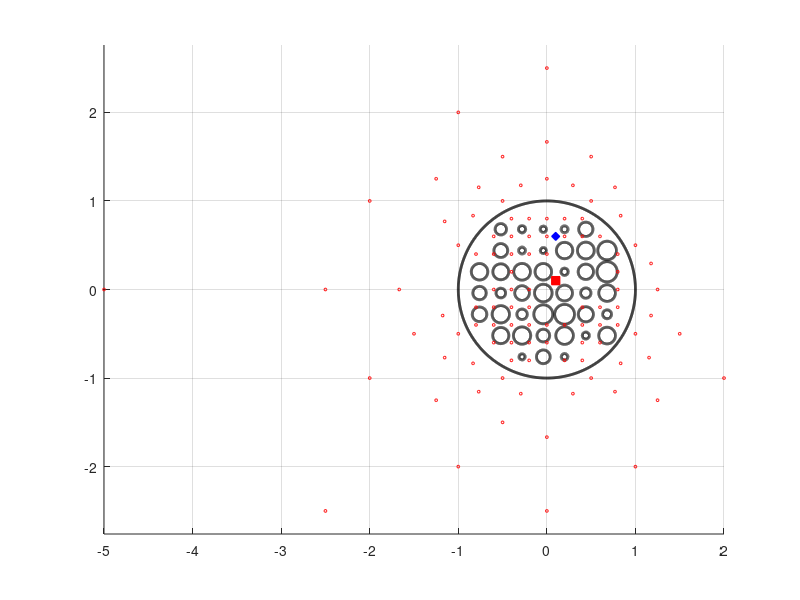
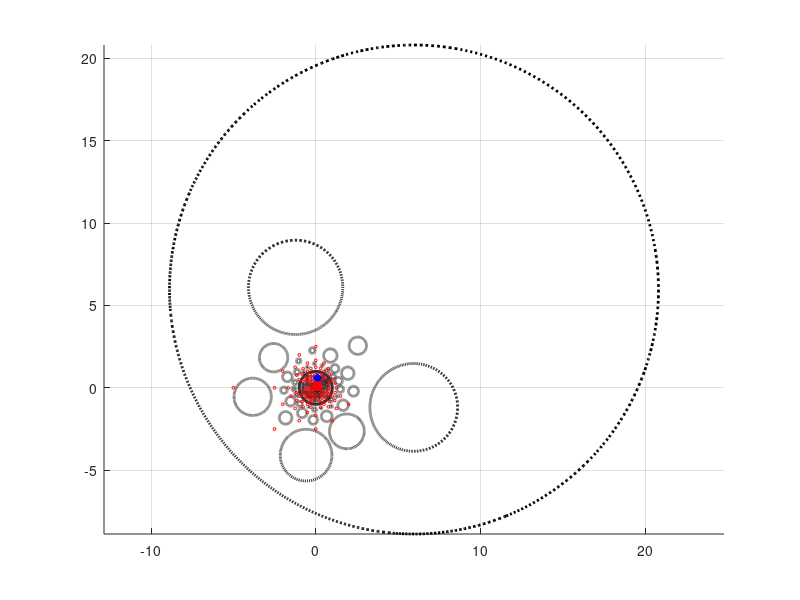

Reproduce these figures in MATLAB, in order.
clear, clear global
clc
%%
n       = 2^10;
t       = [0:2*pi/n:2*pi-2*pi/n].';
alpha   =  0.1+0.6i;
alphain =  0.1+0.1i;
%%
dv      = [-0.76-0.28i;-0.76-0.04i;-0.76+0.20i;-0.52-0.52i;-0.52-0.28i;...
           -0.52-0.04i;-0.52+0.20i;-0.52+0.44i;-0.52+0.68i;-0.28-0.76i;...
           -0.28-0.52i;-0.28-0.28i;-0.28-0.04i;-0.28+0.20i;-0.28+0.44i;...
           -0.28+0.68i;-0.04-0.76i;-0.04-0.52i;-0.04-0.28i;-0.04-0.04i;...
           -0.04+0.20i;-0.04+0.44i;-0.04+0.68i; 0.20-0.76i; 0.20-0.52i;...
            0.20-0.28i; 0.20-0.04i; 0.20+0.20i; 0.20+0.44i; 0.20+0.68i;...
            0.44-0.52i; 0.44-0.28i; 0.44-0.04i; 0.44+0.20i; 0.44+0.44i;...
            0.44+0.68i; 0.68-0.52i; 0.68-0.28i; 0.68-0.04i; 0.68+0.20i;...
            0.68+0.44i];

qv      = [ 0.082502  ; 0.075771  ; 0.093485  ; 0.091531  ; 0.09798   ;...
            0.055054  ; 0.09025   ; 0.07843   ; 0.064497  ; 0.035358  ;...
            0.097875  ; 0.05937   ; 0.082884  ; 0.094489  ; 0.039119  ;...
            0.041126  ; 0.07781   ; 0.072215  ; 0.10747   ; 0.09951   ;...
            0.093888  ; 0.034466  ; 0.036341  ; 0.037702  ; 0.099457  ;...
            0.11204   ; 0.089483  ; 0.041491  ; 0.092877  ; 0.039601  ;...
            0.040222  ; 0.085742  ; 0.058607  ; 0.086882  ; 0.095174  ;...
            0.080737  ; 0.094383  ; 0.05043   ; 0.093941  ; 0.11444   ;...
            0.10542   ];
%%



%%
t = [0:2*pi/n:2*pi-2*pi/n].';
delt  =  [0;dv];
q     =  [1;qv];
m     =   length(dv)
mn    =  (m+1)*n;
deltp =   delt./(abs(delt).^2-q.^2);
%%
[xzo,yzo] = meshgrid([-1.0:0.2:1],[-1.0:0.2:1]);
zo = xzo+1i*yzo;
zo(abs(zo)>=1)=NaN+1i*NaN;
for k=1:m
    zo(abs(zo-dv(k))<=qv(k))=NaN+1i*NaN;
end
z1 =  zo(abs(zo)>=0).';
z2 =  1./conj(z1);
z  = [z1,z2];
%%

%%
zet(1:n,1)  = exp(1i.*t);
zetp(1:n,1) = 1i.*exp(1i.*t);
%%
for k=2:m+1
    zet(1+(k-1)*n:k*n,1)    = delt(k)+q(k).*exp(-1i.*t);
    zetp(1+(k-1)*n:k*n,1)   = -1i.*q(k).*exp(-1i.*t);
end
%%
zeto                          =  1./conj(zet);
zeto(abs(zeto)>50)            =  NaN+i*NaN;
%%

%%
figure
hold on
for k=1:m+1
    c_cr    =  zet(1+(k-1)*n:k*n,1); c_cr(n+1)  =  c_cr(1);
    plot(c_cr,'k','LineWidth',2)
end
plot(real(z),imag(z),'or','MarkerSize',2)
plot(real(alpha),imag(alpha),'db','MarkerFaceColor','b')
plot(real(alphain),imag(alphain),'sr','MarkerFaceColor','r')
axis equal
grid on
%%
figure
hold on
for k=1:m+1
    c_cr    =  zet(1+(k-1)*n:k*n,1); c_cr(n+1)  =  c_cr(1);
    plot(c_cr,'k','LineWidth',2)
    c_cr    =  zeto(1+(k-1)*n:k*n,1); c_cr(n+1)  =  c_cr(1);
    plot(c_cr,':k','LineWidth',2)
end
plot(real(z),imag(z),'or','MarkerSize',2)
plot(real(alpha),imag(alpha),'db','MarkerFaceColor','b')
plot(real(alphain),imag(alphain),'sr','MarkerFaceColor','r')
axis equal
grid on
%%